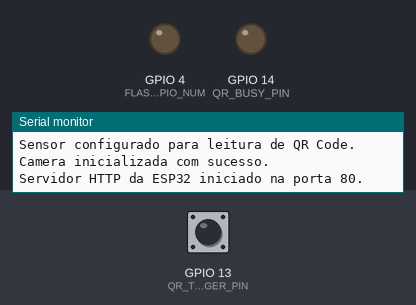
This program was run on a simulated ESP32. Parts: output pins drawn as LEDs (lit = HIGH), the last lines printed to the serial monitor. The inputs (shaded band) are chosen by the test bench; at power-on: GPIO 13 (QR_TRIGGER_PIN) HIGH. WiFi joins after 1.5 s; servers stay silent unless stated; uploads are accepted with an empty reply; random numbers use the default seed unless the program sets one; the camera gives no picture.

Above: at 5.0 s.
5.1 s: GPIO 13 (QR_TRIGGER_PIN) pulled LOW for 0.15 s
At 5.5 s:
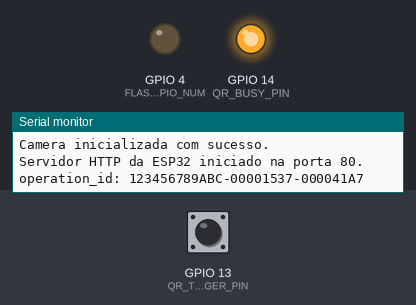
8.9 s: GPIO 13 (QR_TRIGGER_PIN) pulled LOW for 1 s
At 10.3 s:
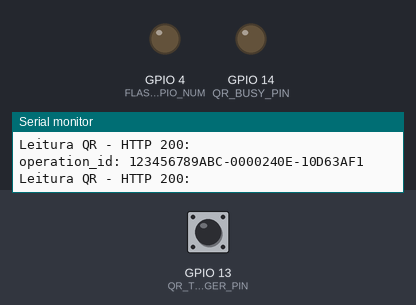
11.4 s: GPIO 13 (QR_TRIGGER_PIN) pulsed LOW 2 times (0.12 s each, 0.3 s apart)
At 11.8 s:
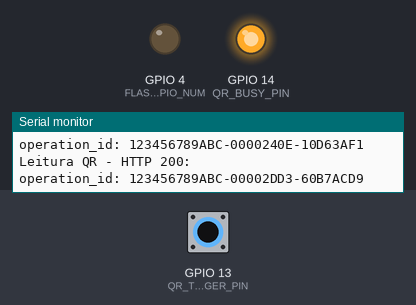
13.9 s: GPIO 13 (QR_TRIGGER_PIN) driven LOW
At 15.4 s:
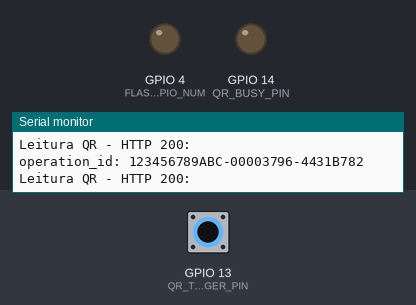
Timing chart, 0 to 16.9 s (numbered marks = the images above; inputs shaded):
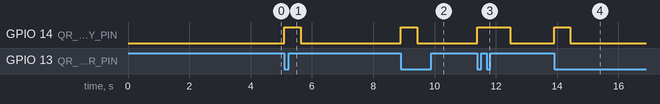

Measured:
- after the input at 5.1 s, GPIO 14 (QR_BUSY_PIN): LOW → HIGH at once, → LOW 0.53 s later
- after the input at 8.9 s, GPIO 14 (QR_BUSY_PIN): LOW → HIGH at once, → LOW 0.53 s later
- after the input at 11.4 s, GPIO 14 (QR_BUSY_PIN): LOW → HIGH at once, → LOW 1.1 s later
- after the input at 13.9 s, GPIO 14 (QR_BUSY_PIN): LOW → HIGH at once, → LOW 0.53 s later

The program:

main.cpp
```cpp
#include <Arduino.h>
#include <HTTPClient.h>
#include <WebServer.h>
#include <WiFi.h>
#include "esp_camera.h"
#include "esp_system.h"
#include "qr_config.h"
#include "secrets.h"

#define PWDN_GPIO_NUM 32
#define RESET_GPIO_NUM -1
#define XCLK_GPIO_NUM 0
#define SIOD_GPIO_NUM 26
#define SIOC_GPIO_NUM 27
#define Y9_GPIO_NUM 35
#define Y8_GPIO_NUM 34
#define Y7_GPIO_NUM 39
#define Y6_GPIO_NUM 36
#define Y5_GPIO_NUM 21
#define Y4_GPIO_NUM 19
#define Y3_GPIO_NUM 18
#define Y2_GPIO_NUM 5
#define VSYNC_GPIO_NUM 25
#define HREF_GPIO_NUM 23
#define PCLK_GPIO_NUM 22
#define FLASH_GPIO_NUM 4

WebServer server(80);
bool cameraPronta = false;
bool reconhecimentoEmAndamento = false;
bool leituraSolicitada = false;
bool wifiEstavaConectado = false;
uint32_t proximaTentativaWiFi = 0;
uint32_t ultimoGatilhoAceitoUs = 0;
volatile bool gatilhoPendente = false;
volatile uint32_t instanteGatilhoUs = 0;
String ultimoResultado = "Nenhuma leitura realizada.";
int ultimoStatus = 0;

void IRAM_ATTR registrarGatilho() {
    instanteGatilhoUs = micros();
    gatilhoPendente = true;
}

void desligarFlash() {
    pinMode(FLASH_GPIO_NUM, OUTPUT);
    digitalWrite(FLASH_GPIO_NUM, LOW);
}

void mostrarRedeConectada(const char *mensagem) {
    Serial.println(mensagem);
    Serial.print("IP da ESP32: ");
    Serial.println(WiFi.localIP());
    Serial.print("Gateway: ");
    Serial.println(WiFi.gatewayIP());
}

void iniciarWiFi() {
    Serial.println("Conectando ao Wi-Fi...");
    WiFi.persistent(false);
    WiFi.mode(WIFI_STA);
    WiFi.setAutoReconnect(true);
    WiFi.begin(WIFI_NOME, WIFI_SENHA);

    uint32_t inicio = millis();
    while (WiFi.status() != WL_CONNECTED &&
           millis() - inicio < QR_WIFI_CONNECT_TIMEOUT_MS) {
        delay(250);
        Serial.print(".");
    }
    Serial.println();

    if (WiFi.status() == WL_CONNECTED) {
        wifiEstavaConectado = true;
        mostrarRedeConectada("Wi-Fi conectado.");
    } else {
        wifiEstavaConectado = false;
        proximaTentativaWiFi = millis() + QR_WIFI_RETRY_INTERVAL_MS;
        Serial.println(
            "Wi-Fi indisponivel. O firmware continuara tentando."
        );
    }
}

void gerenciarWiFi() {
    bool conectado = WiFi.status() == WL_CONNECTED;
    if (conectado) {
        if (!wifiEstavaConectado) {
            mostrarRedeConectada("Wi-Fi reconectado.");
        }
        wifiEstavaConectado = true;
        return;
    }

    if (wifiEstavaConectado) {
        Serial.println("Wi-Fi desconectado.");
    }
    wifiEstavaConectado = false;

    if ((int32_t)(millis() - proximaTentativaWiFi) >= 0) {
        Serial.println("Tentando reconectar ao Wi-Fi...");
        WiFi.begin(WIFI_NOME, WIFI_SENHA);
        proximaTentativaWiFi = millis() + QR_WIFI_RETRY_INTERVAL_MS;
    }
}

void configurarSensorCamera() {
    sensor_t *sensor = esp_camera_sensor_get();
    if (!sensor) {
        Serial.println("Nao foi possivel configurar o sensor.");
        return;
    }

    sensor->set_vflip(sensor, 1);
    sensor->set_brightness(sensor, 1);
    sensor->set_contrast(sensor, 2);
    sensor->set_saturation(sensor, -2);
    sensor->set_sharpness(sensor, 2);
    sensor->set_denoise(sensor, 1);
    sensor->set_whitebal(sensor, 1);
    sensor->set_awb_gain(sensor, 1);
    sensor->set_gain_ctrl(sensor, 1);
    sensor->set_exposure_ctrl(sensor, 1);
    sensor->set_aec2(sensor, 1);
    sensor->set_ae_level(sensor, 1);
    sensor->set_gainceiling(sensor, GAINCEILING_4X);
    sensor->set_bpc(sensor, 1);
    sensor->set_wpc(sensor, 1);
    sensor->set_lenc(sensor, 1);
    sensor->set_raw_gma(sensor, 1);
    Serial.println("Sensor configurado para leitura de QR Code.");
}

bool iniciarCamera() {
    Serial.println("Inicializando camera...");
    Serial.println(
        psramFound() ? "PSRAM detectada." : "PSRAM nao detectada."
    );

    camera_config_t config = {};
    config.ledc_channel = LEDC_CHANNEL_0;
    config.ledc_timer = LEDC_TIMER_0;
    config.pin_d0 = Y2_GPIO_NUM;
    config.pin_d1 = Y3_GPIO_NUM;
    config.pin_d2 = Y4_GPIO_NUM;
    config.pin_d3 = Y5_GPIO_NUM;
    config.pin_d4 = Y6_GPIO_NUM;
    config.pin_d5 = Y7_GPIO_NUM;
    config.pin_d6 = Y8_GPIO_NUM;
    config.pin_d7 = Y9_GPIO_NUM;
    config.pin_xclk = XCLK_GPIO_NUM;
    config.pin_pclk = PCLK_GPIO_NUM;
    config.pin_vsync = VSYNC_GPIO_NUM;
    config.pin_href = HREF_GPIO_NUM;
    config.pin_sccb_sda = SIOD_GPIO_NUM;
    config.pin_sccb_scl = SIOC_GPIO_NUM;
    config.pin_pwdn = PWDN_GPIO_NUM;
    config.pin_reset = RESET_GPIO_NUM;
    config.xclk_freq_hz = 20000000;
    config.pixel_format = PIXFORMAT_JPEG;
    config.frame_size = FRAMESIZE_SVGA;
    config.jpeg_quality = 10;
    config.fb_count = 1;
    config.grab_mode = CAMERA_GRAB_WHEN_EMPTY;
    config.fb_location = CAMERA_FB_IN_PSRAM;

    esp_err_t resultado = esp_camera_init(&config);
    if (resultado != ESP_OK) {
        Serial.printf("Erro ao inicializar camera: 0x%X\n", resultado);
        return false;
    }
    configurarSensorCamera();
    Serial.println("Camera inicializada com sucesso.");
    return true;
}

camera_fb_t *obterFotoAtual() {
    if (!cameraPronta) {
        return nullptr;
    }
    delay(QR_SETTLE_MS);
    for (int i = 0; i < 2; ++i) {
        camera_fb_t *antigo = esp_camera_fb_get();
        if (!antigo) {
            return nullptr;
        }
        esp_camera_fb_return(antigo);
    }
    return esp_camera_fb_get();
}

String gerarOperationId() {
    uint64_t chip = ESP.getEfuseMac();
    char id[64];
    snprintf(
        id,
        sizeof(id),
        "%04lX%08lX-%08lX-%08lX",
        (unsigned long)(chip >> 32),
        (unsigned long)(chip & 0xFFFFFFFFULL),
        (unsigned long)millis(),
        (unsigned long)esp_random()
    );
    return String(id);
}

int enviarFotoAoServidor(
    camera_fb_t *foto,
    const String &operationId,
    String &resposta
) {
    int ultimoCodigo = -1;
    String ultimoErro = "falha desconhecida";

    for (uint8_t tentativa = 0;
         tentativa <= QR_HTTP_MAX_RETRIES;
         ++tentativa) {
        if (WiFi.status() != WL_CONNECTED) {
            resposta = "Servidor de reconhecimento indisponivel: sem Wi-Fi.";
            return 503;
        }

        if (tentativa > 0) {
            Serial.println("Repetindo o envio com o mesmo operation_id...");
            delay(QR_HTTP_RETRY_DELAY_MS);
        }

        WiFiClient cliente;
        HTTPClient http;
        http.setConnectTimeout(QR_HTTP_CONNECT_TIMEOUT_MS);
        http.setTimeout(QR_HTTP_TIMEOUT_MS);
        http.setReuse(false);

        if (!http.begin(cliente, QR_SERVER_URL)) {
            ultimoCodigo = -1;
            ultimoErro = "URL do servidor invalida";
        } else {
            http.addHeader("Content-Type", "image/jpeg");
            http.addHeader("X-Operation-Id", operationId);
            ultimoCodigo = http.POST(foto->buf, foto->len);
            if (ultimoCodigo > 0) {
                resposta = http.getString();
            } else {
                ultimoErro = HTTPClient::errorToString(ultimoCodigo);
            }
            http.end();
        }

        if (ultimoCodigo > 0 && ultimoCodigo < 500) {
            return ultimoCodigo;
        }
    }

    if (ultimoCodigo > 0) {
        return ultimoCodigo;
    }
    resposta = "Servidor de reconhecimento indisponivel. Detalhe: " +
               ultimoErro;
    return 502;
}

bool lerQrCode() {
    if (reconhecimentoEmAndamento) {
        return false;
    }

    reconhecimentoEmAndamento = true;
    digitalWrite(QR_BUSY_PIN, HIGH);
    ultimoStatus = 503;
    ultimoResultado = "Camera, Wi-Fi ou servidor indisponivel.";

    if (!cameraPronta) {
        ultimoStatus = 500;
        ultimoResultado = "Camera indisponivel.";
    } else if (WiFi.status() != WL_CONNECTED) {
        ultimoResultado = "Servidor de reconhecimento indisponivel: sem Wi-Fi.";
    } else if (QR_SERVER_URL[0] == '\0') {
        ultimoResultado = "Configure QR_SERVER_URL em include/qr_config.h.";
    } else {
        camera_fb_t *foto = obterFotoAtual();
        if (!foto) {
            ultimoStatus = 500;
            ultimoResultado = "Falha ao capturar imagem.";
        } else {
            String operationId = gerarOperationId();
            Serial.print("operation_id: ");
            Serial.println(operationId);
            ultimoStatus = enviarFotoAoServidor(
                foto, operationId, ultimoResultado
            );
            esp_camera_fb_return(foto);
        }
    }

    Serial.printf("Leitura QR - HTTP %d: ", ultimoStatus);
    Serial.println(ultimoResultado);
    digitalWrite(QR_BUSY_PIN, LOW);
    reconhecimentoEmAndamento = false;
    return true;
}

void processarGatilho() {
    bool pendente = false;
    uint32_t instante = 0;
    noInterrupts();
    if (gatilhoPendente) {
        pendente = true;
        instante = instanteGatilhoUs;
        gatilhoPendente = false;
    }
    interrupts();

    if (pendente &&
        instante - ultimoGatilhoAceitoUs >= QR_DEBOUNCE_MS * 1000UL) {
        ultimoGatilhoAceitoUs = instante;
        leituraSolicitada = true;
    }

    if (leituraSolicitada && !reconhecimentoEmAndamento) {
        leituraSolicitada = false;
        lerQrCode();
    }
}

void paginaInicial() {
    String pagina = R"rawliteral(
<!DOCTYPE html>
<html lang="pt-BR">
<head>
    <meta charset="UTF-8">
    <meta name="viewport" content="width=device-width, initial-scale=1">
    <title>Mini Fabrica Inteligente</title>
</head>
<body>
    <h1>Mini Fabrica Inteligente</h1>
    <h2>Grupo 3 - ESP32-CAM</h2>
    <p>Use a previa para ajustar a camera e Ler QR Code para registrar a peca.</p>
    <button onclick="capturar()">Capturar imagem</button>
    <button id="ler" onclick="lerQr()">Ler QR Code</button>
    <pre id="resultado" aria-live="polite"></pre>
    <img id="imagem" alt="Previa da camera" style="max-width: 100%;">
    <script>
        async function atualizarResultado() {
            try {
                const resposta = await fetch('/result', {cache: 'no-store'});
                document.getElementById('resultado').textContent =
                    await resposta.text();
            } catch (_) {
                document.getElementById('resultado').textContent =
                    'ESP32-CAM indisponivel.';
            }
        }
        async function lerQr() {
            const botao = document.getElementById('ler');
            botao.disabled = true;
            document.getElementById('resultado').textContent = 'Processando...';
            try {
                const resposta = await fetch('/read', {method: 'POST'});
                document.getElementById('resultado').textContent =
                    await resposta.text();
            } catch (_) {
                document.getElementById('resultado').textContent =
                    'Falha de conexao.';
            } finally {
                botao.disabled = false;
            }
        }
        function capturar() {
            document.getElementById('imagem').src =
                '/capture?t=' + Date.now();
        }
        async function acompanhar() {
            if (!document.getElementById('ler').disabled) {
                await atualizarResultado();
            }
            setTimeout(acompanhar, 2000);
        }
        acompanhar();
    </script>
</body>
</html>
)rawliteral";
    server.send(200, "text/html; charset=utf-8", pagina);
}

void capturarImagem() {
    if (reconhecimentoEmAndamento) {
        server.send(
            409,
            "application/json; charset=utf-8",
            "{\"ok\":false,\"erro\":\"sistema_ocupado\","
            "\"mensagem\":\"Reconhecimento ja esta em andamento.\"}"
        );
        return;
    }

    camera_fb_t *foto = obterFotoAtual();
    if (!foto) {
        server.send(
            500,
            "application/json; charset=utf-8",
            "{\"ok\":false,\"erro\":\"captura_falhou\"}"
        );
        return;
    }

    size_t esperado = foto->len;
    server.sendHeader("Cache-Control", "no-store");
    server.sendHeader("Connection", "close");
    server.setContentLength(esperado);
    server.send(200, "image/jpeg", "");

    WiFiClient cliente = server.client();
    size_t enviado = 0;
    uint8_t falhas = 0;
    while (enviado < esperado && cliente.connected() && falhas < 3) {
        size_t restante = esperado - enviado;
        size_t bytes = cliente.write(foto->buf + enviado, restante);
        if (bytes == 0) {
            ++falhas;
            delay(10);
        } else {
            enviado += bytes;
            falhas = 0;
        }
    }
    esp_camera_fb_return(foto);

    Serial.printf(
        "Previa JPEG: esperado=%u, enviado=%u bytes.\n",
        (unsigned int)esperado,
        (unsigned int)enviado
    );
    if (enviado != esperado) {
        Serial.println("Falha: envio parcial da previa ao navegador.");
    } else {
        Serial.println("Previa enviada por completo.");
    }
}

void configurarServidor() {
    server.on("/", HTTP_GET, paginaInicial);
    server.on("/capture", HTTP_GET, capturarImagem);
    server.on("/read", HTTP_POST, []() {
        if (reconhecimentoEmAndamento) {
            server.send(
                409,
                "application/json; charset=utf-8",
                "{\"ok\":false,\"erro\":\"sistema_ocupado\","
                "\"mensagem\":\"Reconhecimento ja esta em andamento.\"}"
            );
            return;
        }
        lerQrCode();
        server.sendHeader("Cache-Control", "no-store");
        server.send(ultimoStatus, "application/json; charset=utf-8", ultimoResultado);
    });
    server.on("/result", HTTP_GET, []() {
        server.sendHeader("Cache-Control", "no-store");
        server.send(
            200,
            "text/plain; charset=utf-8",
            String("HTTP ") + ultimoStatus + "\n" + ultimoResultado
        );
    });
    server.onNotFound([]() {
        server.send(
            404,
            "application/json; charset=utf-8",
            "{\"ok\":false,\"erro\":\"rota_inexistente\"}"
        );
    });
    server.begin();
    Serial.println("Servidor HTTP da ESP32 iniciado na porta 80.");
}

void setup() {
    Serial.begin(115200);
    pinMode(QR_TRIGGER_PIN, INPUT_PULLUP);
    pinMode(QR_BUSY_PIN, OUTPUT);
    digitalWrite(QR_BUSY_PIN, LOW);
    desligarFlash();
    delay(2000);

    Serial.println("==============================");
    Serial.println("Mini Fabrica Inteligente");
    Serial.println("Grupo 3 - ESP32-CAM");
    Serial.println("==============================");

    iniciarWiFi();
    cameraPronta = iniciarCamera();
    if (!cameraPronta) {
        Serial.println(
            "Camera indisponivel. Interface iniciada para diagnostico."
        );
    }
    configurarServidor();
    attachInterrupt(
        digitalPinToInterrupt(QR_TRIGGER_PIN), registrarGatilho, FALLING
    );
    digitalWrite(QR_BUSY_PIN, LOW);
}

void loop() {
    gerenciarWiFi();
    processarGatilho();
    server.handleClient();
    delay(1);
}
```

secrets.example.h
```cpp
//Renomeie o arquivo para secrets.h

#ifndef SECRETS_H
#define SECRETS_H

const char* WIFI_NOME = "NOME_DO_WIFI";
const char* WIFI_SENHA = "SENHA_DO_WIFI";

#endif
```

qr_config.example.h
```cpp
#ifndef QR_CONFIG_H
#define QR_CONFIG_H

// Copie este arquivo para qr_config.h e informe o IP do computador.
// A ESP32-CAM e o computador devem estar na mesma rede.
constexpr const char *QR_SERVER_URL =
    "http://IP_DO_SERVIDOR:5000/api/qr";
constexpr int QR_TRIGGER_PIN = 13;
constexpr int QR_BUSY_PIN = 14;
constexpr uint32_t QR_DEBOUNCE_MS = 50;
constexpr uint32_t QR_SETTLE_MS = 150;
constexpr uint32_t QR_WIFI_CONNECT_TIMEOUT_MS = 20000;
constexpr uint32_t QR_WIFI_RETRY_INTERVAL_MS = 10000;
constexpr uint16_t QR_HTTP_CONNECT_TIMEOUT_MS = 3000;
constexpr uint16_t QR_HTTP_TIMEOUT_MS = 10000;
constexpr uint16_t QR_HTTP_RETRY_DELAY_MS = 500;
constexpr uint8_t QR_HTTP_MAX_RETRIES = 1;

#endif
```
